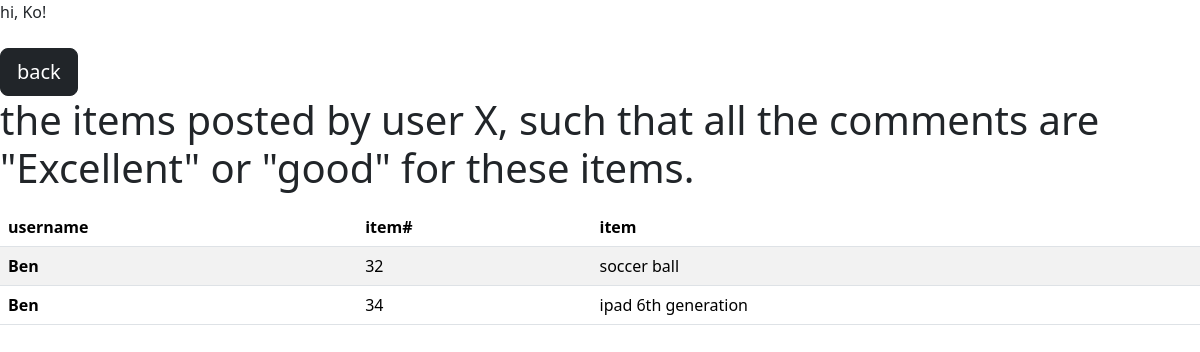
/3x.php?username=Ben (signed in), run on the app's committed database.
### tables this page shows
CREATE TABLE `items` (
  `item_id` int NOT NULL,
  `title` varchar(100) DEFAULT NULL,
  `date` date DEFAULT NULL,
  `price` int DEFAULT NULL,
  `description` varchar(500) DEFAULT NULL,
  `category` varchar(100) DEFAULT NULL,
  `username` varchar(45) DEFAULT NULL,
  PRIMARY KEY (`item_id`),
  KEY `username` (`username`),
  CONSTRAINT `items_ibfk_1` FOREIGN KEY (`username`) REFERENCES `users` (`username`)
);

### 3x.php (the view, shortened to what this page needs)
<?php
    include("connection.php");
    echo "hi, ". $_SESSION['username']."!";
    $username = $_GET['username'];
    $sql = "SELECT i.*
    FROM items i
    JOIN reviews r ON i.item_id = r.item_id
    WHERE i.username = '$username'
    AND (r.score = 'excellent' OR r.score = 'good')
    AND i.item_id NOT IN (
        SELECT item_id
        FROM reviews
        WHERE score = 'Poor'
    );";
    $result = mysqli_query($conn, $sql);
?>
<!doctype html>
<html lang="en">
  <head>
    <link href="https://cdn.jsdelivr.net/npm/bootstrap@5.3.1/dist/css/bootstrap.min.css" rel="stylesheet">
  </head>
  <body>
    <br><br><a class="btn btn-dark btn-lg" href="3.php" role="button">back</a>
    <h1 class="mb-3">the items posted by user X, such that all the comments are "Excellent" or "good" for these items.</h1>
    <div>
        <table class="table table-striped">
            <thead>
                <tr>
                <th scope="col">username</th>
                <th scope="col">item#</th>
                <th scope="col">item</th>
                </tr>
            </thead>
            <tbody>
            <?php
                while($row = mysqli_fetch_assoc($result)){ ?>
                    <tr>
                        <th scope="row"><?php echo $row['username']; ?></th>
                        <td><?php echo $row['item_id'];?></td>
                        <td><?php echo $row['title']; ?></td>
                    </tr>
            <?php } ?>
            </tbody>
        </table>
    </div>
  </body>
</html>

### data on the page
items: username "Ben", item_id "32", title "soccer ball"
items: username "Ben", item_id "34", title "ipad 6th generation"

### other printed values
$_SESSION['username'] "Ko"
